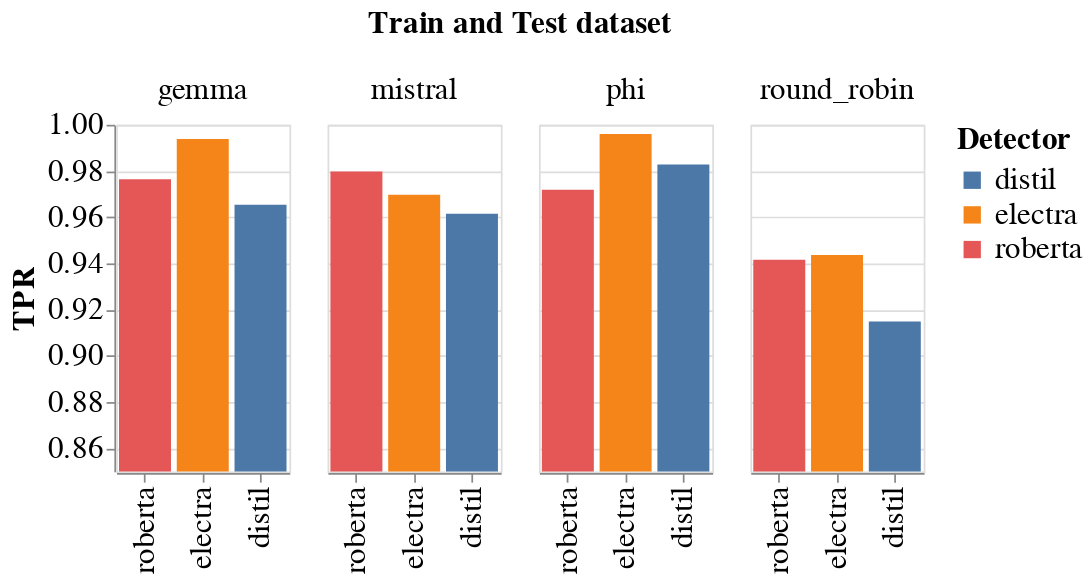

Notebook code for this chart:
### Code cell
# same as above but with bar chart
bar_chart = alt.Chart(no_cross_model_df).mark_bar().encode(
    #alt.X('detector_short_name:N', sort=None, title="Detector"),
    alt.X('detector_short_name:N', sort=None, title=None),
    alt.Y('TPR:Q').scale(alt.Scale(domain=(0.85, 1), clamp=True)),
    #alt.Y('accuracy:Q'),
    alt.Color("detector_short_name:N", title="Detector"),
    column=alt.Column("dataset:N", title="Train and Test dataset")
).properties(
    width=100,
    height=200,  
).configure_axis(
    labelFontSize=18,
    titleFontSize=18,
).configure_legend(
    labelFontSize=18,
    titleFontSize=18,
    titleLimit=0
).configure_header(
    titleFontSize=18,
    labelFontSize=18
).configure_text(
    fontSize=14,
    font="Arial",
    fontWeight="bold"
)

bar_chart.save("notebooks/plots/heatmap_no_cross_llm_bar.png")
bar_chart
